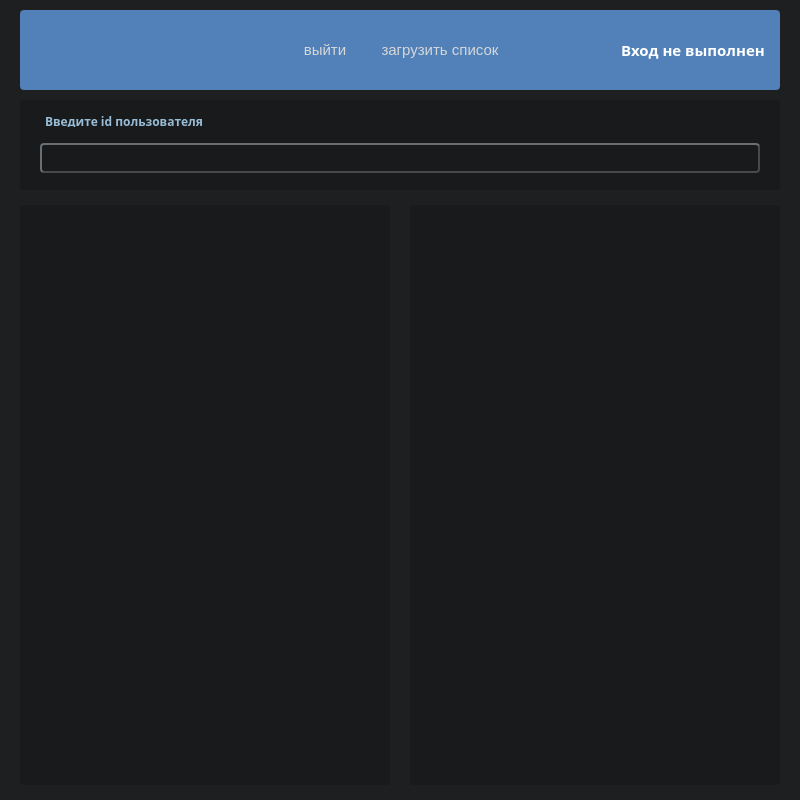
<?xml version="1.0" encoding="UTF-8"?>
<ui version="4.0">
 <class>vktracker</class>
 <widget class="QMainWindow" name="vktracker">
  <property name="geometry">
   <rect>
    <x>0</x>
    <y>0</y>
    <width>800</width>
    <height>800</height>
   </rect>
  </property>
  <property name="minimumSize">
   <size>
    <width>800</width>
    <height>800</height>
   </size>
  </property>
  <property name="maximumSize">
   <size>
    <width>800</width>
    <height>800</height>
   </size>
  </property>
  <property name="windowTitle">
   <string>vktracker</string>
  </property>
  <property name="styleSheet">
   <string notr="true">background-color: rgb(29, 31, 32)</string>
  </property>
  <widget class="QWidget" name="centralWidget">
   <widget class="QGroupBox" name="tools">
    <property name="geometry">
     <rect>
      <x>20</x>
      <y>10</y>
      <width>760</width>
      <height>80</height>
     </rect>
    </property>
    <property name="styleSheet">
     <string notr="true">background-color: rgb(82, 129, 185);
border-style: solid;
border-width: 2px;
border-radius: 4px;
border-color: rgb(82, 129, 185)</string>
    </property>
    <property name="title">
     <string/>
    </property>
    <widget class="QPushButton" name="cleanAll">
     <property name="geometry">
      <rect>
       <x>180</x>
       <y>0</y>
       <width>80</width>
       <height>80</height>
      </rect>
     </property>
     <property name="cursor">
      <cursorShape>PointingHandCursor</cursorShape>
     </property>
     <property name="styleSheet">
      <string notr="true">font-size: 15px;
font-family: semi bold &quot;Tahoma&quot;;
font-style: semi bold;
color: rgb(214, 215, 216);
background-color: rgb(81, 129, 184);
border-style: solid;</string>
     </property>
     <property name="text">
      <string/>
     </property>
     <property name="icon">
      <iconset>
       <normaloff>../exvk/delete_all.png</normaloff>../exvk/delete_all.png</iconset>
     </property>
    </widget>
    <widget class="QPushButton" name="login">
     <property name="geometry">
      <rect>
       <x>260</x>
       <y>0</y>
       <width>90</width>
       <height>80</height>
      </rect>
     </property>
     <property name="cursor">
      <cursorShape>PointingHandCursor</cursorShape>
     </property>
     <property name="styleSheet">
      <string notr="true">font-size: 15px;
font-family: semi bold &quot;Tahoma&quot;;
font-style: semi bold;
color: rgb(214, 215, 216);
background-color: rgb(81, 129, 184);
border-style: solid;</string>
     </property>
     <property name="text">
      <string>войти</string>
     </property>
    </widget>
    <widget class="QPushButton" name="load">
     <property name="geometry">
      <rect>
       <x>350</x>
       <y>0</y>
       <width>140</width>
       <height>80</height>
      </rect>
     </property>
     <property name="cursor">
      <cursorShape>PointingHandCursor</cursorShape>
     </property>
     <property name="styleSheet">
      <string notr="true">font-size: 15px;
font-family: semi bold &quot;Tahoma&quot;;
font-style: semi bold;
color: rgb(214, 215, 216);
background-color: rgb(81, 129, 184);
border-style: solid;</string>
     </property>
     <property name="text">
      <string>загрузить список</string>
     </property>
    </widget>
    <widget class="QLabel" name="logo">
     <property name="geometry">
      <rect>
       <x>2</x>
       <y>15</y>
       <width>190</width>
       <height>50</height>
      </rect>
     </property>
     <property name="text">
      <string/>
     </property>
     <property name="pixmap">
      <pixmap>../exvk/vktracker2.jpg</pixmap>
     </property>
    </widget>
    <widget class="QLabel" name="userPhoto">
     <property name="geometry">
      <rect>
       <x>522</x>
       <y>15</y>
       <width>50</width>
       <height>50</height>
      </rect>
     </property>
     <property name="text">
      <string/>
     </property>
    </widget>
    <widget class="QLabel" name="userName">
     <property name="geometry">
      <rect>
       <x>595</x>
       <y>0</y>
       <width>160</width>
       <height>80</height>
      </rect>
     </property>
     <property name="font">
      <font>
       <family>semi 12 Tahoma</family>
       <pointsize>-1</pointsize>
       <weight>75</weight>
       <bold>true</bold>
      </font>
     </property>
     <property name="styleSheet">
      <string notr="true">font-size: 15px;
font-family: semi bold &quot;Tahoma&quot;;
font-style: semi bold;
color:rgb(255, 255, 255)</string>
     </property>
     <property name="text">
      <string>Вход не выполнен</string>
     </property>
    </widget>
    <widget class="QPushButton" name="logout">
     <property name="geometry">
      <rect>
       <x>260</x>
       <y>0</y>
       <width>90</width>
       <height>80</height>
      </rect>
     </property>
     <property name="cursor">
      <cursorShape>PointingHandCursor</cursorShape>
     </property>
     <property name="styleSheet">
      <string notr="true">font-size: 15px;
font-family: semi bold &quot;Tahoma&quot;;
font-style: semi bold;
color: rgb(214, 215, 216);
background-color: rgb(81, 129, 184);
border-style: solid;</string>
     </property>
     <property name="text">
      <string>выйти</string>
     </property>
    </widget>
   </widget>
   <widget class="QGroupBox" name="enter">
    <property name="geometry">
     <rect>
      <x>20</x>
      <y>100</y>
      <width>760</width>
      <height>90</height>
     </rect>
    </property>
    <property name="styleSheet">
     <string notr="true">background-color: rgb(24, 26, 27);
border-style: solid;
border-width: 2px;
border-radius: 4px;
border-color: rgb(24, 26, 27);</string>
    </property>
    <property name="title">
     <string/>
    </property>
    <widget class="QLabel" name="label">
     <property name="geometry">
      <rect>
       <x>20</x>
       <y>13</y>
       <width>221</width>
       <height>16</height>
      </rect>
     </property>
     <property name="font">
      <font>
       <family>semi 12 Tahoma</family>
       <pointsize>-1</pointsize>
       <weight>75</weight>
       <bold>true</bold>
      </font>
     </property>
     <property name="styleSheet">
      <string notr="true">font-size: 12px;
font-family: semi bold &quot;Tahoma&quot;;
font-style: semi bold;
color:rgb(153, 188, 214)</string>
     </property>
     <property name="text">
      <string>Введите id пользователя</string>
     </property>
    </widget>
    <widget class="QLineEdit" name="addLink">
     <property name="geometry">
      <rect>
       <x>20</x>
       <y>43</y>
       <width>720</width>
       <height>30</height>
      </rect>
     </property>
     <property name="cursor">
      <cursorShape>PointingHandCursor</cursorShape>
     </property>
     <property name="styleSheet">
      <string notr="true">border-style: outset;
border-width: 2px;
border-radius: 4px;
border-color: rgb(70, 74, 77);
font-size: 15px;
font-family: semi bold &quot;Tahoma&quot;;
font-style: semi bold;
color: rgb(214, 215, 216);</string>
     </property>
    </widget>
   </widget>
   <widget class="QWidget" name="lists" native="true">
    <property name="geometry">
     <rect>
      <x>20</x>
      <y>205</y>
      <width>760</width>
      <height>580</height>
     </rect>
    </property>
    <widget class="QListWidget" name="following">
     <property name="geometry">
      <rect>
       <x>0</x>
       <y>0</y>
       <width>370</width>
       <height>580</height>
      </rect>
     </property>
     <property name="cursor" stdset="0">
      <cursorShape>PointingHandCursor</cursorShape>
     </property>
     <property name="styleSheet">
      <string notr="true">background-color: rgb(24, 26, 27);
border-style: solid;
border-width: 2px;
border-radius: 4px;
border-color: rgb(24, 26, 27);</string>
     </property>
    </widget>
    <widget class="QListWidget" name="notification">
     <property name="geometry">
      <rect>
       <x>390</x>
       <y>0</y>
       <width>370</width>
       <height>580</height>
      </rect>
     </property>
     <property name="cursor" stdset="0">
      <cursorShape>PointingHandCursor</cursorShape>
     </property>
     <property name="styleSheet">
      <string notr="true">background-color: rgb(24, 26, 27);
border-style: solid;
border-width: 2px;
border-radius: 4px;
border-color: rgb(24, 26, 27);</string>
     </property>
    </widget>
   </widget>
  </widget>
 </widget>
 <layoutdefault spacing="6" margin="11"/>
 <resources/>
 <connections/>
</ui>
